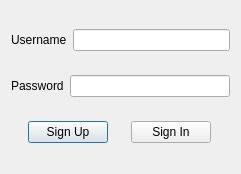
<?xml version="1.0" encoding="UTF-8"?>
<ui version="4.0">
 <class>Login</class>
 <widget class="QDialog" name="Login">
  <property name="geometry">
   <rect>
    <x>0</x>
    <y>0</y>
    <width>241</width>
    <height>174</height>
   </rect>
  </property>
  <property name="windowTitle">
   <string>Dialog</string>
  </property>
  <layout class="QGridLayout" name="gridLayout" rowstretch="2,2,1">
   <item row="0" column="0">
    <layout class="QHBoxLayout" name="horizontalLayout" stretch="1,3">
     <item>
      <widget class="QLabel" name="labelName">
       <property name="text">
        <string>Username</string>
       </property>
      </widget>
     </item>
     <item>
      <widget class="QLineEdit" name="lineEditName"/>
     </item>
    </layout>
   </item>
   <item row="1" column="0">
    <layout class="QHBoxLayout" name="horizontalLayout_2" stretch="1,3">
     <item>
      <widget class="QLabel" name="labelPwd">
       <property name="text">
        <string>Password</string>
       </property>
      </widget>
     </item>
     <item>
      <widget class="QLineEdit" name="lineEditPwd">
       <property name="echoMode">
        <enum>QLineEdit::Password</enum>
       </property>
      </widget>
     </item>
    </layout>
   </item>
   <item row="2" column="0">
    <layout class="QHBoxLayout" name="horizontalLayout_3">
     <item>
      <widget class="QPushButton" name="BtnSignUp">
       <property name="sizePolicy">
        <sizepolicy hsizetype="Fixed" vsizetype="Fixed">
         <horstretch>0</horstretch>
         <verstretch>0</verstretch>
        </sizepolicy>
       </property>
       <property name="text">
        <string>Sign Up</string>
       </property>
      </widget>
     </item>
     <item>
      <widget class="QPushButton" name="BtnSignIn">
       <property name="sizePolicy">
        <sizepolicy hsizetype="Fixed" vsizetype="Fixed">
         <horstretch>0</horstretch>
         <verstretch>0</verstretch>
        </sizepolicy>
       </property>
       <property name="text">
        <string>Sign In</string>
       </property>
      </widget>
     </item>
    </layout>
   </item>
  </layout>
 </widget>
 <resources/>
 <connections/>
</ui>
